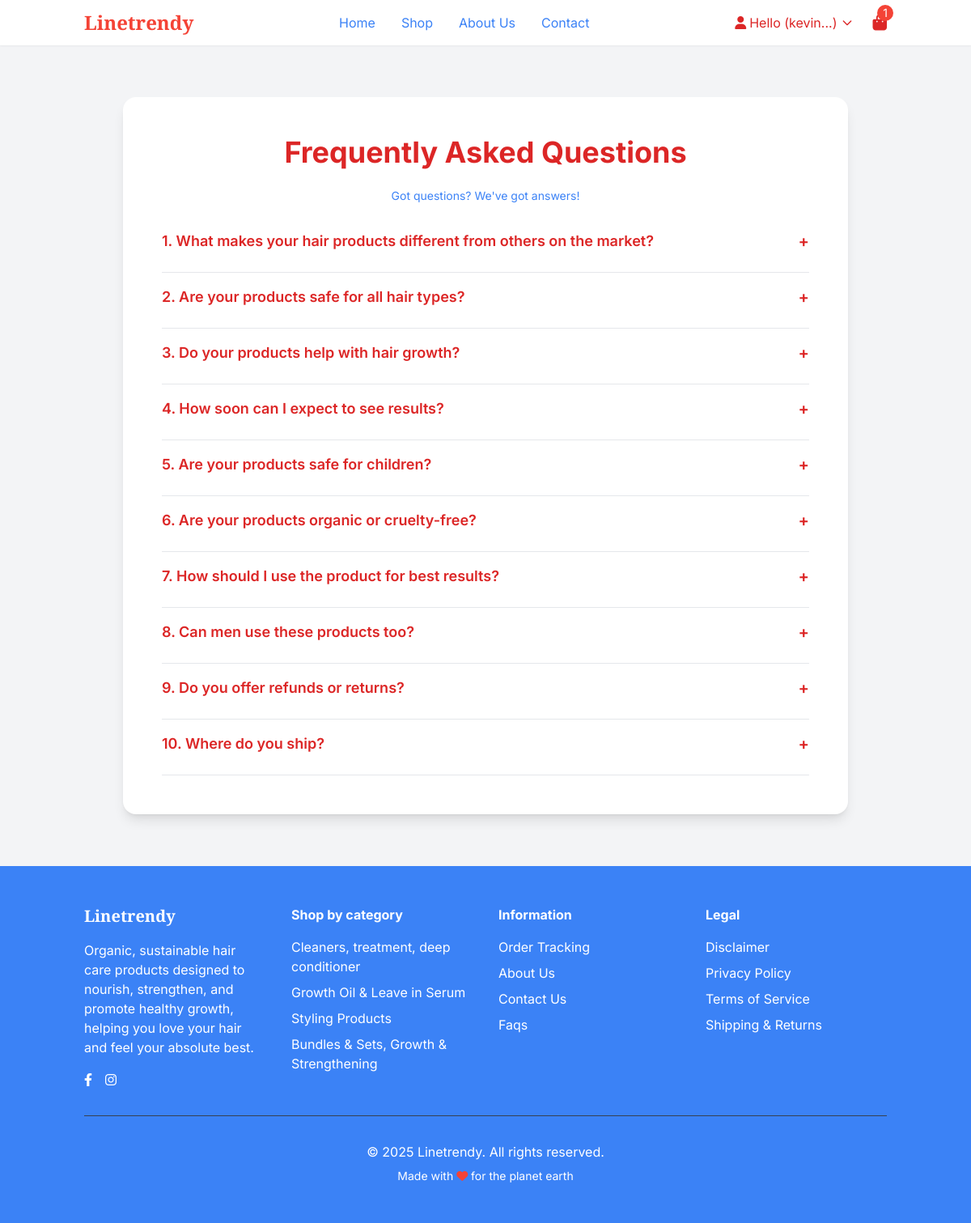
Page /faq/ (signed in) on the committed database.
### users/models.py (models this page shows, shortened)
class CustomUser(AbstractBaseUser, PermissionsMixin):
    ROLE_CHOICES = (
        ("customer", "Customer"),
        ("admin", "Admin"),
    )
    email = models.EmailField(unique=True)
    first_name = models.CharField(max_length=30, blank=True)
    last_name = models.CharField(max_length=30, blank=True)
    role = models.CharField(max_length=20, choices=ROLE_CHOICES, default="customer")
    is_active = models.BooleanField(default=True)
    is_staff = models.BooleanField(default=False)
    date_joined = models.DateTimeField(default=timezone.now)
    profile_picture = models.ImageField(upload_to='profile_pics/', null=True, blank=True)
    phone_number = models.CharField(max_length=15, blank=True)
    objects = CustomUserManager()
    USERNAME_FIELD = "email"
    REQUIRED_FIELDS = []

### linetrendy/models.py (models this page shows, shortened)
class Category(models.Model):
    name = models.CharField(max_length=100)
    description = models.TextField(blank=True, null=True)
    thumbnail = models.ImageField(upload_to="categories",blank=True, null=True)
    slug = models.SlugField(unique=True, null=True, blank=True)  # ✅ add slug field
    class Meta:
        verbose_name = "Category"
        verbose_name_plural = "Categories"

### linetrendy/views.py (the view)
# urls.py: path('faq/', views.faq, name='faq'),
def faq(request):
    return render(request, 'linetrendy/faq.html')

### linetrendy/context_processors.py (called while the page is built)
def cart_count(request):
    if request.user.is_authenticated:
        count = CartItem.objects.filter(cart__user=request.user).aggregate(
            total_quantity=Sum('quantity')
        )['total_quantity'] or 0
    else:
        from .utils import get_cart  # wherever your get_cart is defined
        cart = get_cart(request)
        count = cart.items.aggregate(total_quantity=Sum('quantity'))['total_quantity'] or 0
    return {'cart_count': count}

def category_list(request):
    categories = Category.objects.all()
    selected_category = request.GET.get('category')
    search_query = request.GET.get('q', '')
    try:
        selected_category = int(selected_category) if selected_category else None
    except (TypeError, ValueError):
        selected_category = None
    return {
        'categories': categories,
        'selected_category': selected_category,
        'search_query': search_query,
    }

### linetrendy/templates/linetrendy/faq.html (shortened to what this page needs)
{% extends 'linetrendy/base.html' %}
{% load static %}
{% block content %}
<section class="bg-gray-100 py-16 px-6 md:px-12 lg:px-24">
  <div class="max-w-4xl mx-auto bg-white shadow-lg rounded-2xl p-8 md:p-12">
    <h1 class="text-4xl font-bold text-red-600 mb-6 text-center">Frequently Asked Questions</h1>
    <p class="text-sm text-blue-500 mb-8 text-center">Got questions? We've got answers!</p>
    <div class="space-y-4">
      <div class="faq-item border-b border-gray-200 pb-4">
        <button class="faq-question w-full text-left text-red-600 font-semibold text-lg flex justify-between items-center">
          1. What makes your hair products different from others on the market?
          <span class="faq-icon text-red-600 text-xl">+</span>
        </button>
      </div>
      <div class="faq-item border-b border-gray-200 pb-4">
        <button class="faq-question w-full text-left text-red-600 font-semibold text-lg flex justify-between items-center">
          2. Are your products safe for all hair types?
          <span class="faq-icon text-red-600 text-xl">+</span>
        </button>
      </div>
      <div class="faq-item border-b border-gray-200 pb-4">
        <button class="faq-question w-full text-left text-red-600 font-semibold text-lg flex justify-between items-center">
          3. Do your products help with hair growth?
          <span class="faq-icon text-red-600 text-xl">+</span>
        </button>
      </div>
      <div class="faq-item border-b border-gray-200 pb-4">
        <button class="faq-question w-full text-left text-red-600 font-semibold text-lg flex justify-between items-center">
          4. How soon can I expect to see results?
          <span class="faq-icon text-red-600 text-xl">+</span>
        </button>
      </div>
      <div class="faq-item border-b border-gray-200 pb-4">
        <button class="faq-question w-full text-left text-red-600 font-semibold text-lg flex justify-between items-center">
          5. Are your products safe for children?
          <span class="faq-icon text-red-600 text-xl">+</span>
        </button>
      </div>
      <div class="faq-item border-b border-gray-200 pb-4">
        <button class="faq-question w-full text-left text-red-600 font-semibold text-lg flex justify-between items-center">
          6. Are your products organic or cruelty-free?
          <span class="faq-icon text-red-600 text-xl">+</span>
        </button>
      </div>
      <div class="faq-item border-b border-gray-200 pb-4">
        <button class="faq-question w-full text-left text-red-600 font-semibold text-lg flex justify-between items-center">
          7. How should I use the product for best results?
          <span class="faq-icon text-red-600 text-xl">+</span>
        </button>
      </div>
      <div class="faq-item border-b border-gray-200 pb-4">
        <button class="faq-question w-full text-left text-red-600 font-semibold text-lg flex justify-between items-center">
          8. Can men use these products too?
          <span class="faq-icon text-red-600 text-xl">+</span>
        </button>
      </div>
      <div class="faq-item border-b border-gray-200 pb-4">
        <button class="faq-question w-full text-left text-red-600 font-semibold text-lg flex justify-between items-center">
          9. Do you offer refunds or returns?
          <span class="faq-icon text-red-600 text-xl">+</span>
        </button>
      </div>
      <div class="faq-item border-b border-gray-200 pb-4">
        <button class="faq-question w-full text-left text-red-600 font-semibold text-lg flex justify-between items-center">
          10. Where do you ship?
          <span class="faq-icon text-red-600 text-xl">+</span>
        </button>
      </div>
    </div>
  </div>
</section>
{% endblock content %}

### linetrendy/templates/linetrendy/partials/navbar.html (shortened to what this page needs)
<header class="sticky top-0 z-50 bg-white shadow-sm">
    <div class="container mx-auto px-4 py-3">
        <div class="flex justify-between items-center">
            <a href="/" class="flex items-center">
                <span class="text-2xl font-heading font-bold text-accent">Linetrendy</span>
            </a>
            <nav class="hidden md:flex items-center space-x-8">
                <a href="/" class="text-blue-500 hover:text-accent transition">Home</a>
                <a href="{% url 'shop:shop' %}" class="text-blue-500 hover:text-accent transition">Shop</a>
                <a href="{% url 'shop:about' %}" class="text-blue-500 hover:text-accent transition">About Us</a>
                <a href="{% url 'shop:contact' %}" class="text-blue-500 hover:text-accent transition">Contact</a>
            </nav>
            <div class="hidden md:flex items-center space-x-6">
                {% if user.is_authenticated %}
                <div class="relative inline-block text-left" id="userDropdownContainer">
                    <button id="userDropdownBtn"
                        class="flex items-center text-red-600 hover:text-accent transition focus:outline-none">
                        <i class="fas fa-user mr-1"></i>
                        Hello ({{ user.email|slice:":5" }}...)
                        <svg class="w-4 h-4 ml-1 text-red-600" fill="none" stroke="currentColor" viewBox="0 0 24 24">
                        <path stroke-linecap="round" stroke-linejoin="round" stroke-width="2"
                            d="M19 9l-7 7-7-7" />
                        </svg>
                    </button>
                    </div>
                    {% else %}
                    <a href="{% url 'users:account_login' %}" class="text-red-600 hover:text-accent transition" aria-label="Account">
                    <i class="fas fa-user"></i>
                    </a>
                {% endif %}
                <a href="{% url 'shop:cart' %}" class="relative text-red-600 hover:text-accent transition" aria-label="Cart">
                    <i class="fas fa-shopping-bag text-lg md:text-xl"></i>
                    {% include "linetrendy/partials/cart_count.html" %}
                </a>
            </div>
        </div>
    </div>
</header>

### linetrendy/templates/linetrendy/partials/footer.html
<footer class="bg-blue-500 text-white py-12">
    <div class="container mx-auto px-4">
        <div class="grid grid-cols-1 md:grid-cols-4 gap-8 mb-8">
            <div>
                <h3 class="text-xl font-heading font-bold mb-4">Linetrendy</h3>
                <p class="mb-4">Organic, sustainable hair care products designed to nourish, strengthen, and promote healthy growth, helping you love your hair and feel your absolute best.</p>
                <div class="flex space-x-4">
                    <a href="https://www.facebook.com/share/1CaEK2PzS3/" class="hover:text-accent transition" aria-label="Facebook" target="_blank"><i class="fab fa-facebook-f"></i></a>
                    <a href="https://www.instagram.com/linetrendyllc?igsh=eGoxNDY2b3Y1bW91" class="hover:text-accent transition" aria-label="Instagram" target="_blank"><i class="fab fa-instagram"></i></a>
                </div>
            </div>
            <div>
                <h4 class="font-bold mb-4">Shop by category</h4>
                <ul class="space-y-2">
                    {% for category in categories %}
                    <li>
                        <a href="?category={{ category.id }}{% if search_query %}&q={{ search_query }}{% endif %}#products"
                        class="{% if selected_category == category.id %}font-bold{% endif %}">
                        {{ category.name }}
                        </a>
                    </li>
                    {% endfor %}
                </ul>
            </div>
            <div>
                <h4 class="font-bold mb-4">Information</h4>
                <ul class="space-y-2">
                    {% if user.is_authenticated %}
                    <li><a href="{% url 'shop:account_page' %}"
                         class="hover:text-accent transition">Order Tracking</a></li>
                    {% else %}
                    <li><a href="{% url 'shop:guest_order_tracking' %}"
                         class="hover:text-accent transition">Order Tracking</a></li>
                    {% endif %}
                    <li><a href="{% url 'shop:about' %}" class="hover:text-accent transition">About Us</a></li>
                    <li><a href="{% url 'shop:contact' %}" class="hover:text-accent transition">Contact Us</a></li>
                    <li><a href="{% url 'shop:faq' %}" class="hover:text-accent transition">Faqs</a></li>
                </ul>
            </div>
            <div>
                <h4 class="font-bold mb-4">Legal</h4>
                <ul class="space-y-2">
                    <li><a href="{% url 'shop:disclaimer' %}" class="hover:text-accent transition">Disclaimer</a></li>
                    <li><a href="{% url 'shop:privacy_policy' %}" class="hover:text-accent transition">Privacy Policy</a></li>
                    <li><a href="{% url 'shop:term_of_service' %}" class="hover:text-accent transition">Terms of Service</a></li>
                    <li><a href="{% url 'shop:return_policy' %}" class="hover:text-accent transition">Shipping & Returns</a></li>
                </ul>
            </div>
        </div>
        <div class="border-t border-gray-700 pt-8 text-center">
            <p>&copy; 2025 Linetrendy. All rights reserved.</p>
            <p class="mt-2 text-sm text-white">Made with <i class="fas fa-heart text-accent"></i> for the planet earth</p>
        </div>
    </div>
</footer>

### static/css/styles.css (style rules this page uses)
* { scroll-behavior: smooth; }
body { font-family: 'Inter', sans-serif; color: #000000; }

### rows in the picture
CustomUser: email "kevin"
Category: name "Cleaners, treatment, deep conditioner"
Category: name "Growth Oil & Leave in Serum"
Category: name "Styling Products"
Category: name "Bundles & Sets, Growth & Strengthening"

### other values in the picture
{{ cart_count }} "1"
